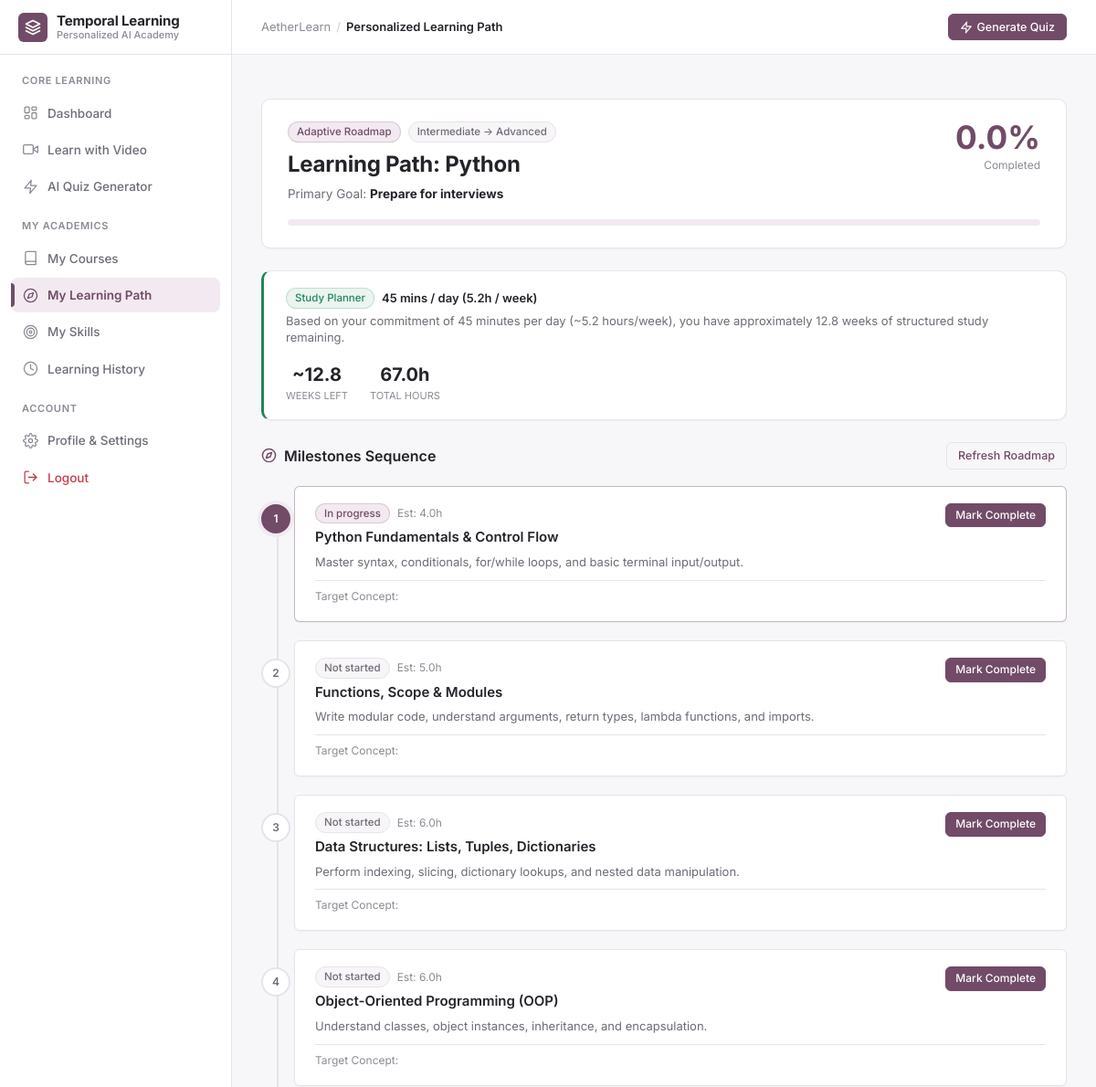
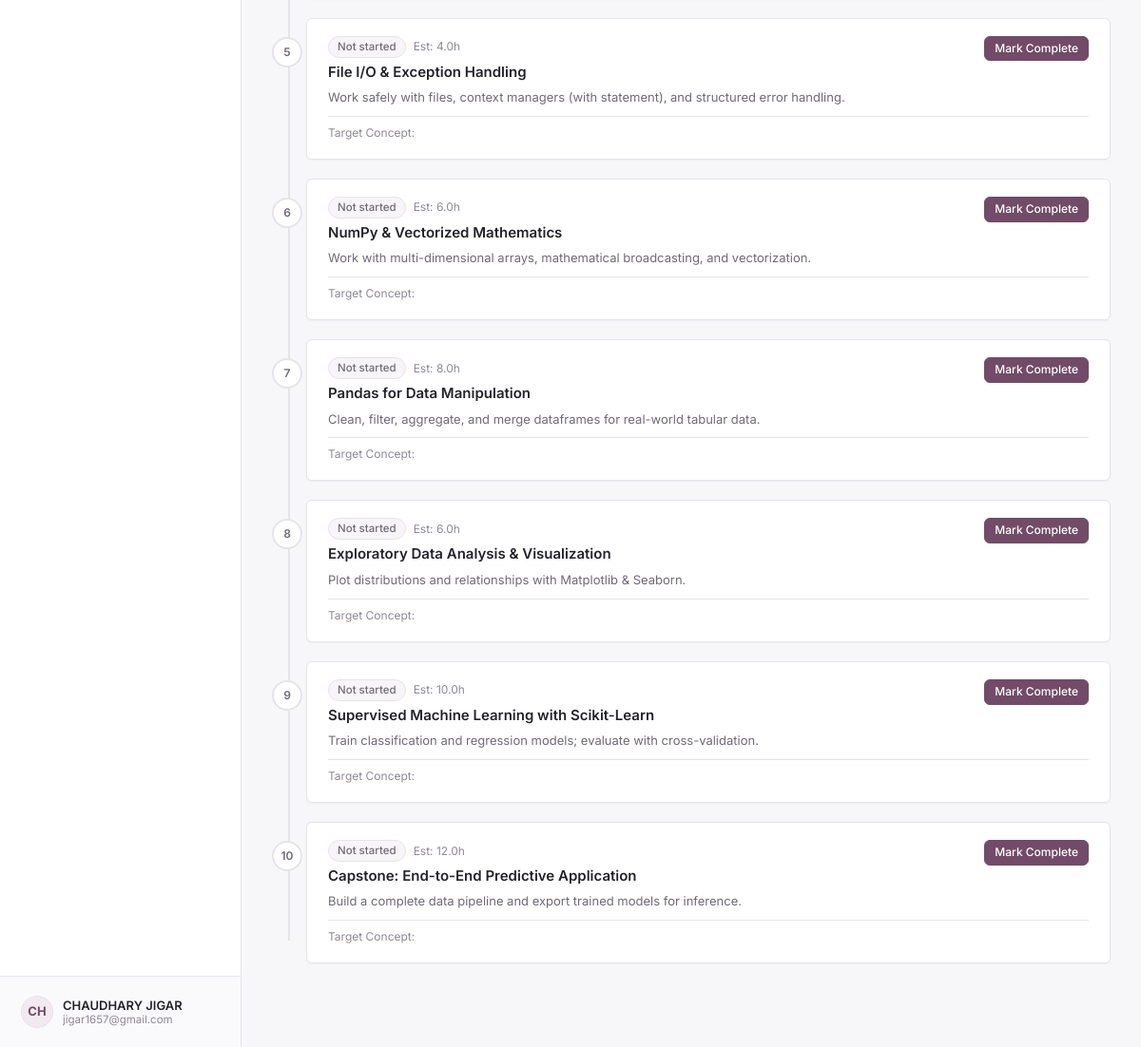
The app's page /learning-path (signed in), older data (2 pictures, top to bottom).
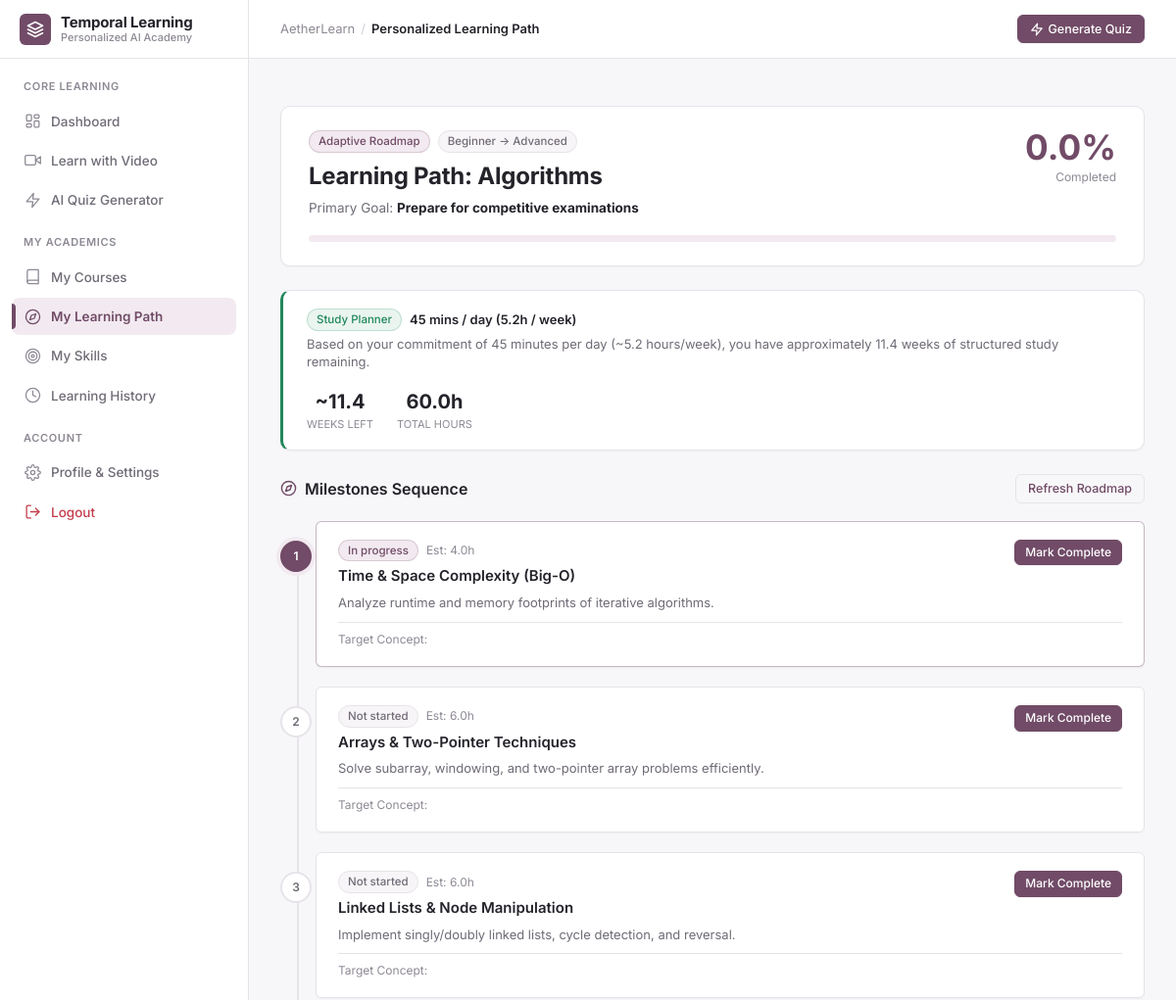
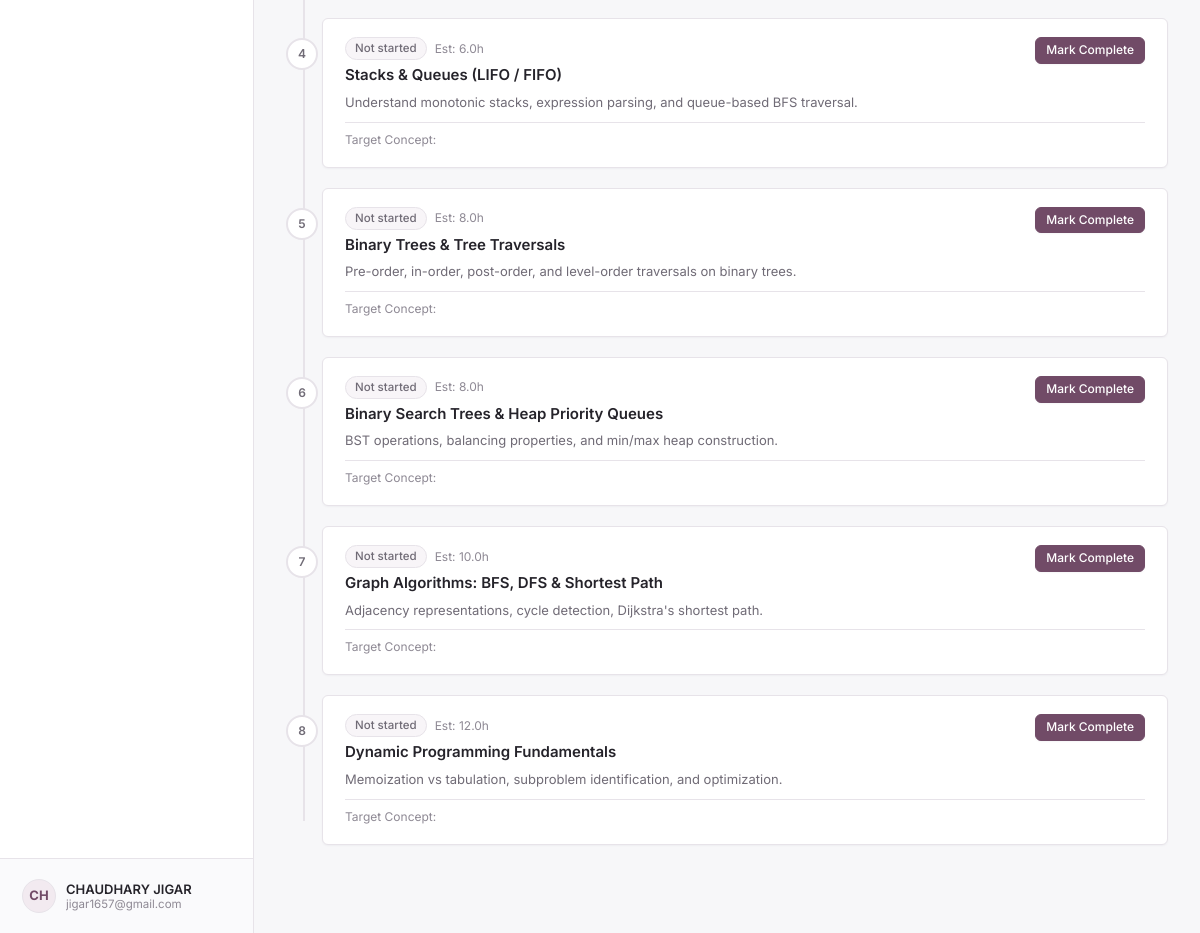
The same page, newer data (2 pictures, top to bottom).
### models/database.py (models this page shows, shortened)
class LearningPath(db.Model):
    __tablename__ = "learning_paths"
    id = db.Column(db.Integer, primary_key=True)
    user_id = db.Column(db.Integer, db.ForeignKey("users.id"), nullable=False, index=True)
    title = db.Column(db.String(255), nullable=False)
    goal = db.Column(db.String(255), nullable=False)
    starting_skill_level = db.Column(db.String(30), default="beginner")
    target_skill_level = db.Column(db.String(30), default="advanced")
    status = db.Column(db.String(30), default="active")  # active, paused, completed
    overall_progress = db.Column(db.Float, default=0.0)
    created_at = db.Column(db.DateTime, default=datetime.utcnow)
    updated_at = db.Column(db.DateTime, default=datetime.utcnow, onupdate=datetime.utcnow)
    milestones = db.relationship(
        "LearningMilestone",
        backref="learning_path",
        cascade="all, delete-orphan",
        order_by="LearningMilestone.order_index",
        lazy="joined"
    )
    def calculate_progress(self) -> float:
        if not self.milestones:
            return 0.0
        completed = sum(1 for m in self.milestones if m.status == "completed")
        self.overall_progress = round((completed / len(self.milestones)) * 100.0, 1)
        return self.overall_progress

class LearningMilestone(db.Model):
    __tablename__ = "learning_milestones"
    id = db.Column(db.Integer, primary_key=True)
    learning_path_id = db.Column(db.Integer, db.ForeignKey("learning_paths.id"), nullable=False, index=True)
    title = db.Column(db.String(255), nullable=False)
    description = db.Column(db.Text, default="")
    order_index = db.Column(db.Integer, default=0)
    estimated_hours = db.Column(db.Float, default=5.0)
    status = db.Column(db.String(30), default="not_started")  # not_started, in_progress, completed, needs_review
    target_skill = db.Column(db.String(100), default="")
    prerequisites = db.Column(db.Text, default="")
    related_course_id = db.Column(db.Integer, db.ForeignKey("courses.id"), nullable=True)
    related_video_id = db.Column(db.Integer, db.ForeignKey("video_learning_sessions.id"), nullable=True)
    completed_at = db.Column(db.DateTime, nullable=True)
    related_course = db.relationship("Course", lazy="joined")

### routes/learning_routes.py (the view)
@learning_bp.route("/learning-path")
@login_required
def learning_path_view():
    user = get_current_user()
    path = get_or_create_learning_path(user.id)
    path.calculate_progress()
    db.session.commit()
    schedule = calculate_study_schedule(user.id, path)
    return render_template(
        "learning/learning_path.html",
        user=user,
        path=path,
        schedule=schedule,
        csrf_token=generate_csrf_token()
    )

### app.py (called while the page is built)
@app.context_processor
def inject_globals():
    from auth.auth_manager import get_current_user
    return {
        "current_user": get_current_user()
    }

### auth/auth_manager.py (called while the page is built, shortened)
def get_current_user() -> User | None:
    try:
        user_id = session.get("user_id")
    except RuntimeError:
        user_id = None
    if not user_id:
        return None
    try:
        return db.session.get(User, user_id)
    except Exception:
        return None

def login_required(f):
    @wraps(f)
    def decorated_function(*args, **kwargs):
        user = get_current_user()
        return f(*args, **kwargs)
    return decorated_function

def generate_csrf_token() -> str:
    if "csrf_token" not in session:
        session["csrf_token"] = secrets.token_hex(24)
    return session["csrf_token"]

### learning/path_generator.py (called while the page is built, shortened)
def get_or_create_learning_path(user_id: int) -> LearningPath:
    path = LearningPath.query.filter_by(user_id=user_id, status="active").first()
    if path:
        return path

### templates/learning/learning_path.html (shortened to what the changed rows need)
{% extends "base.html" %}
{% block content %}
<div style="max-width: 980px; margin: 20px auto 60px; display: flex; flex-direction: column; gap: 24px;">
  <div class="card" style="padding: 24px 28px; border: 1px solid var(--odoo-border); background-color: #FFFFFF;">
    <div style="display: flex; justify-content: space-between; align-items: flex-start; flex-wrap: wrap; gap: 20px;">
      <div>
        <div style="display: flex; align-items: center; gap: 8px; margin-bottom: 6px;">
          <span class="badge badge-primary">Adaptive Roadmap</span>
          <span class="badge badge-secondary">{{ path.starting_skill_level.capitalize() }} &rarr; {{ path.target_skill_level.capitalize() }}</span>
        </div>
        <h2 style="font-size: 1.5rem; font-weight: 700; color: var(--odoo-text-primary); letter-spacing: -0.01em;">
          {{ path.title }}
        </h2>
        <p style="font-size: 13.5px; color: var(--odoo-text-secondary); margin-top: 4px;">
          Primary Goal: <strong style="color: var(--odoo-text-primary);">{{ path.goal }}</strong>
        </p>
      </div>
      <div style="text-align: right;">
        <div style="font-size: 2.2rem; font-weight: 700; color: var(--odoo-purple-primary); line-height: 1;">
          {{ path.overall_progress }}%
        </div>
        <div style="font-size: 12px; color: var(--odoo-text-muted); margin-top: 4px;">Completed</div>
      </div>
    </div>
  </div>
  {% if schedule %}
  <div class="card" style="padding: 18px 24px; border: 1px solid var(--odoo-border); border-left: 3.5px solid var(--odoo-success);">
    <div style="display: flex; justify-content: space-between; align-items: center; flex-wrap: wrap; gap: 16px;">
      <div>
        <div style="display: flex; align-items: center; gap: 8px; margin-bottom: 4px;">
          <span class="badge badge-success">Study Planner</span>
          <span style="font-size: 13px; font-weight: 600; color: var(--odoo-text-primary);">
            {{ schedule.daily_study_minutes }} mins / day ({{ schedule.weekly_study_hours }}h / week)
          </span>
        </div>
        <p style="font-size: 13px; color: var(--odoo-text-secondary); line-height: 1.4;">
          {{ schedule.pacing_note }}
        </p>
      </div>
      <div style="display: flex; gap: 24px; text-align: center;">
        <div>
          <div style="font-size: 1.25rem; font-weight: 700; color: var(--odoo-text-primary);">~{{ schedule.estimated_weeks_remaining }}</div>
          <div style="font-size: 11px; color: var(--odoo-text-muted); text-transform: uppercase;">Weeks Left</div>
        </div>
        <div>
          <div style="font-size: 1.25rem; font-weight: 700; color: var(--odoo-text-primary);">{{ schedule.remaining_estimated_hours }}h</div>
          <div style="font-size: 11px; color: var(--odoo-text-muted); text-transform: uppercase;">Total Hours</div>
        </div>
      </div>
    </div>
  </div>
  {% endif %}
  <div>
    <div class="timeline-container">
      {% for m in path.milestones %}
      <div class="timeline-item status-{{ m.status }}">
        <div class="timeline-marker">
          {% if m.status == 'completed' %}
            <svg width="14" height="14" viewBox="0 0 24 24" fill="none" stroke="currentColor" stroke-width="2.5" stroke-linecap="round" stroke-linejoin="round">
              <polyline points="20 6 9 17 4 12"></polyline>
            </svg>
          {% else %}
            {{ loop.index }}
          {% endif %}
        </div>
        <div class="milestone-card">
          <div style="display: flex; justify-content: space-between; align-items: flex-start; flex-wrap: wrap; gap: 10px; margin-bottom: 6px;">
            <div>
              <div style="display: flex; align-items: center; gap: 8px; margin-bottom: 4px;">
                <span class="badge {% if m.status == 'completed' %}badge-success{% elif m.status == 'in_progress' %}badge-primary{% elif m.status == 'needs_review' %}badge-danger{% else %}badge-secondary{% endif %}">
                  {{ m.status.replace('_', ' ').capitalize() }}
                </span>
                <span style="font-size: 12px; color: var(--odoo-text-muted);">Est: {{ m.estimated_hours }}h</span>
              </div>
              <h4 style="font-size: 15px; font-weight: 600; color: var(--odoo-text-primary);">{{ m.title }}</h4>
            </div>
            <div style="display: flex; gap: 6px; align-items: center;">
              {% if m.status != 'completed' %}
              <form method="POST" action="{{ url_for('learning_routes.update_milestone_status', milestone_id=m.id) }}" style="display: inline;">
                <button type="submit" class="btn btn-primary btn-sm" style="font-size: 12px; padding: 4px 10px;">
                  Mark Complete
                </button>
              </form>
              {% endif %}
            </div>
          </div>
          <p style="font-size: 13px; color: var(--odoo-text-secondary); line-height: 1.45; margin-bottom: 10px;">
            {{ m.description }}
          </p>
          <div style="display: flex; justify-content: space-between; align-items: center; font-size: 12px; color: var(--odoo-text-muted); border-top: 1px solid var(--odoo-border); padding-top: 8px; flex-wrap: wrap; gap: 6px;">
            <span>Target Concept: <strong style="color: var(--odoo-purple-primary);">{{ m.target_concept }}</strong></span>
          </div>
        </div>
      </div>
      {% endfor %}
    </div>
  </div>
</div>
{% endblock %}

Row changes from the older to the newer data that the page shows:
removed LearningMilestone: status.replace "Not started", estimated_hours "10.0", title "Supervised Machine Learning with Scikit-Learn", description "Train classification and regression models; evaluate with cross-validation."
removed LearningMilestone: status.replace "Not started", estimated_hours "12.0", title "Capstone: End-to-End Predictive Application", description "Build a complete data pipeline and export trained models for inference."
changed LearningPath "Advanced": starting_skill_level "Intermediate" → "Beginner"; title "Learning Path: Python" → "Learning Path: Algorithms"; goal "Prepare for interviews" → "Prepare for competitive examinations"
changed LearningMilestone "In progress": title "Python Fundamentals & Control Flow" → "Time & Space Complexity (Big-O)"; description "Master syntax, conditionals, for/while loops, and basic terminal input/output." → "Analyze runtime and memory footprints of iterative algorithms."
changed LearningMilestone: estimated_hours "5.0" → "6.0"; title "Functions, Scope & Modules" → "Arrays & Two-Pointer Techniques"; description "Write modular code, understand arguments, return types, lambda functions, and imports." → "Solve subarray, windowing, and two-pointer array problems efficiently."
changed LearningMilestone: title "Data Structures: Lists, Tuples, Dictionaries" → "Linked Lists & Node Manipulation"; description "Perform indexing, slicing, dictionary lookups, and nested data manipulation." → "Implement singly/doubly linked lists, cycle detection, and reversal."
changed LearningMilestone: title "Object-Oriented Programming (OOP)" → "Stacks & Queues (LIFO / FIFO)"; description "Understand classes, object instances, inheritance, and encapsulation." → "Understand monotonic stacks, expression parsing, and queue-based BFS traversal."
changed LearningMilestone: estimated_hours "4.0" → "8.0"; title "File I/O & Exception Handling" → "Binary Trees & Tree Traversals"; description "Work safely with files, context managers (with statement), and structured error handling." → "Pre-order, in-order, post-order, and level-order traversals on binary trees."
changed LearningMilestone: estimated_hours "6.0" → "8.0"; title "NumPy & Vectorized Mathematics" → "Binary Search Trees & Heap Priority Queues"; description "Work with multi-dimensional arrays, mathematical broadcasting, and vectorization." → "BST operations, balancing properties, and min/max heap construction."
changed LearningMilestone: estimated_hours "8.0" → "10.0"; title "Pandas for Data Manipulation" → "Graph Algorithms: BFS, DFS & Shortest Path"; description "Clean, filter, aggregate, and merge dataframes for real-world tabular data." → "Adjacency representations, cycle detection, Dijkstra's shortest path."
changed LearningMilestone: estimated_hours "6.0" → "12.0"; title "Exploratory Data Analysis & Visualization" → "Dynamic Programming Fundamentals"; description "Plot distributions and relationships with Matplotlib & Seaborn." → "Memoization vs tabulation, subproblem identification, and optimization."
Text that changed along with them:
{{ schedule.pacing_note }}: "Based on your commitment of 45 minutes per day (~5.2 hours/week), you have approximately 12.8 weeks of structured study remaining." → "Based on your commitment of 45 minutes per day (~5.2 hours/week), you have approximately 11.4 weeks of structured study remaining."
{{ schedule.estimated_weeks_remaining }}: "12.8" → "11.4"
{{ schedule.remaining_estimated_hours }}: "67.0" → "60.0"
